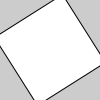
Frame 1 (no input)
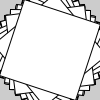
Frame 60 (the mouse pressed at the canvas centre just before this capture)
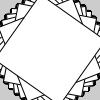
Frame 120 (the mouse held since frame 60 and released just before this capture)

The Processing sketch that drew these frames (run headless with seeded random() and noise(); from frame 60 on, the mouse is pressed at the canvas centre):

// Processing sketch: crash_class_1
// ── crash_class_1.pde
void setup() {
  frameRate(10);
}
void draw () {
  translate (height/2, width/2);
  rotate(frameCount);
  rect (-40, -40, 80, 80);
}
